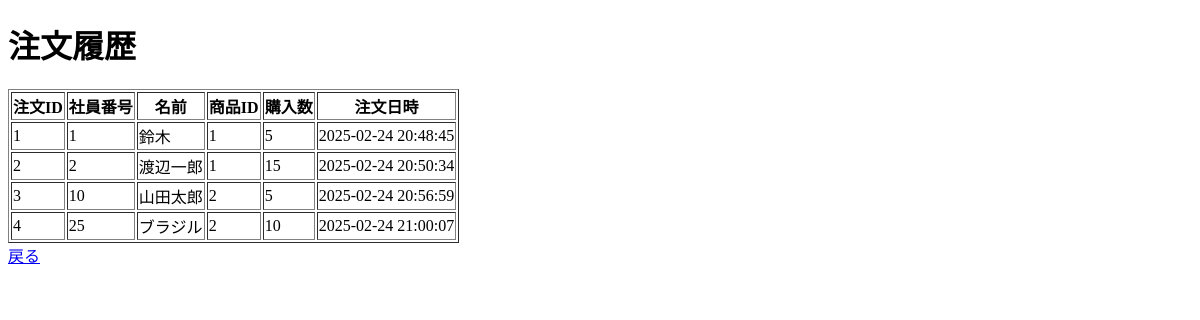
The page /orders on the database as committed earlier.
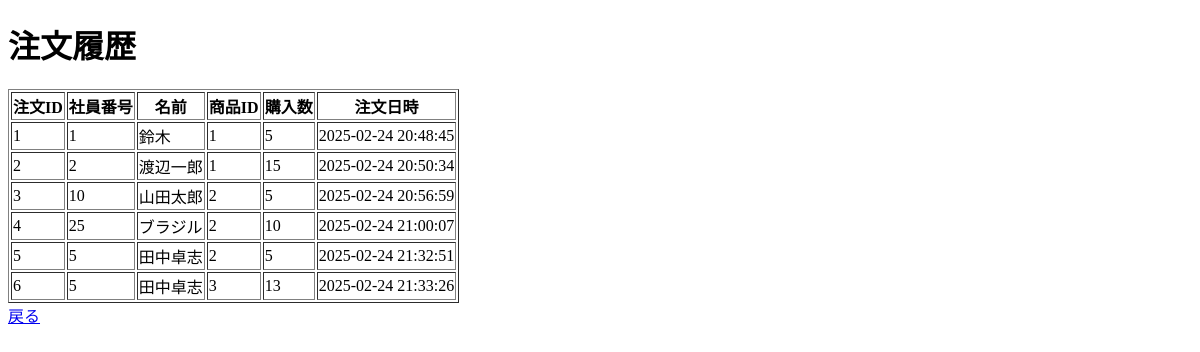
The same page on the database as committed later.
### app.py (models this page shows)
class Orders(db.Model):
    id = db.Column(db.Integer, primary_key=True)
    employee_id = db.Column(db.String(50), nullable=False)
    name = db.Column(db.String(100), nullable=False)
    vegetable_id = db.Column(db.Integer, db.ForeignKey('vegetables.id'), nullable=False)
    quantity = db.Column(db.Integer, nullable=False)
    order_date = db.Column(db.String(100), nullable=False)

### app.py (the view)
@app.route('/orders')
def order_history():
    orders = Orders.query.all()
    return render_template('orders.html', orders=orders)

### templates/orders.html (shortened to what this page needs)
<!DOCTYPE html>
<html lang="ja">
<head>
</head>
<body>
    <h1>注文履歴</h1>
    <table border="1">
        <tr>
            <th>注文ID</th>
            <th>社員番号</th>
            <th>名前</th>
            <th>商品ID</th>
            <th>購入数</th>
            <th>注文日時</th>
        </tr>
        {% for order in orders %}
        <tr>
            <td>{{ order.id }}</td>
            <td>{{ order.employee_id }}</td>
            <td>{{ order.name }}</td>
            <td>{{ order.vegetable_id }}</td>
            <td>{{ order.quantity }}</td>
            <td>{{ order.order_date }}</td>
        </tr>
        {% else %}
        <tr>
            <td colspan="6">注文履歴がありません。</td>
        </tr>
        {% endfor %}
    </table>
    <a href="{{ url_for('index') }}">戻る</a>
</body>
</html>

Rows that differ between the two databases and show on the page:
added Orders: id "5", employee_id "5", name "田中卓志", vegetable_id "2", quantity "5", order_date "2025-02-24 21:32:51"
added Orders: id "6", employee_id "5", name "田中卓志", vegetable_id "3", quantity "13", order_date "2025-02-24 21:33:26"
